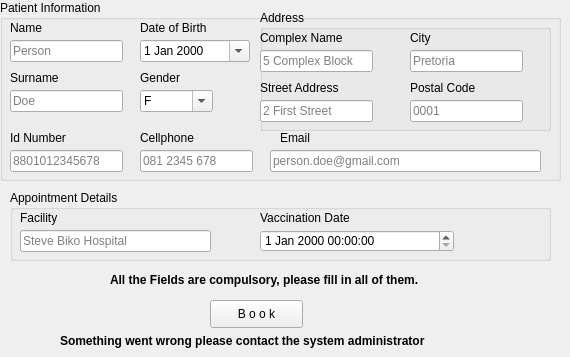
<?xml version="1.0" encoding="UTF-8"?>
<ui version="4.0">
 <class>PatientRegistrationPage</class>
 <widget class="QWidget" name="PatientRegistrationPage">
  <property name="geometry">
   <rect>
    <x>0</x>
    <y>0</y>
    <width>570</width>
    <height>357</height>
   </rect>
  </property>
  <property name="windowTitle">
   <string>Electronic Vaccination Data System</string>
  </property>
  <widget class="QGroupBox" name="groupBox">
   <property name="geometry">
    <rect>
     <x>0</x>
     <y>0</y>
     <width>561</width>
     <height>181</height>
    </rect>
   </property>
   <property name="font">
    <font>
     <weight>50</weight>
     <bold>false</bold>
    </font>
   </property>
   <property name="title">
    <string>Patient Information</string>
   </property>
   <widget class="QLabel" name="label">
    <property name="geometry">
     <rect>
      <x>10</x>
      <y>20</y>
      <width>41</width>
      <height>16</height>
     </rect>
    </property>
    <property name="text">
     <string>Name</string>
    </property>
   </widget>
   <widget class="QLineEdit" name="et_ptntName">
    <property name="geometry">
     <rect>
      <x>10</x>
      <y>40</y>
      <width>113</width>
      <height>22</height>
     </rect>
    </property>
    <property name="placeholderText">
     <string>Person</string>
    </property>
   </widget>
   <widget class="QLabel" name="label_2">
    <property name="geometry">
     <rect>
      <x>10</x>
      <y>70</y>
      <width>55</width>
      <height>16</height>
     </rect>
    </property>
    <property name="text">
     <string>Surname</string>
    </property>
   </widget>
   <widget class="QLineEdit" name="et_ptntSurname">
    <property name="geometry">
     <rect>
      <x>10</x>
      <y>90</y>
      <width>113</width>
      <height>22</height>
     </rect>
    </property>
    <property name="placeholderText">
     <string>Doe</string>
    </property>
   </widget>
   <widget class="QLabel" name="label_3">
    <property name="geometry">
     <rect>
      <x>10</x>
      <y>130</y>
      <width>71</width>
      <height>16</height>
     </rect>
    </property>
    <property name="text">
     <string>Id Number</string>
    </property>
   </widget>
   <widget class="QLineEdit" name="et_ptntId">
    <property name="geometry">
     <rect>
      <x>10</x>
      <y>150</y>
      <width>113</width>
      <height>22</height>
     </rect>
    </property>
    <property name="placeholderText">
     <string>8801012345678</string>
    </property>
   </widget>
   <widget class="QDateEdit" name="dt_DOB">
    <property name="geometry">
     <rect>
      <x>140</x>
      <y>40</y>
      <width>110</width>
      <height>22</height>
     </rect>
    </property>
    <property name="calendarPopup">
     <bool>true</bool>
    </property>
   </widget>
   <widget class="QLabel" name="label_4">
    <property name="geometry">
     <rect>
      <x>140</x>
      <y>20</y>
      <width>71</width>
      <height>16</height>
     </rect>
    </property>
    <property name="text">
     <string>Date of Birth</string>
    </property>
   </widget>
   <widget class="QComboBox" name="cmb_gender">
    <property name="geometry">
     <rect>
      <x>140</x>
      <y>90</y>
      <width>73</width>
      <height>22</height>
     </rect>
    </property>
    <property name="editable">
     <bool>true</bool>
    </property>
    <property name="currentText">
     <string>F</string>
    </property>
    <property name="maxVisibleItems">
     <number>3</number>
    </property>
    <item>
     <property name="text">
      <string>F</string>
     </property>
    </item>
    <item>
     <property name="text">
      <string>M</string>
     </property>
    </item>
    <item>
     <property name="text">
      <string>X</string>
     </property>
    </item>
   </widget>
   <widget class="QLabel" name="label_5">
    <property name="geometry">
     <rect>
      <x>140</x>
      <y>70</y>
      <width>55</width>
      <height>16</height>
     </rect>
    </property>
    <property name="text">
     <string>Gender</string>
    </property>
   </widget>
   <widget class="QLineEdit" name="et_ptntCell">
    <property name="geometry">
     <rect>
      <x>140</x>
      <y>150</y>
      <width>113</width>
      <height>22</height>
     </rect>
    </property>
    <property name="placeholderText">
     <string>081 2345 678</string>
    </property>
   </widget>
   <widget class="QLabel" name="label_6">
    <property name="geometry">
     <rect>
      <x>140</x>
      <y>130</y>
      <width>55</width>
      <height>16</height>
     </rect>
    </property>
    <property name="text">
     <string>Cellphone</string>
    </property>
   </widget>
   <widget class="QGroupBox" name="groupBox_3">
    <property name="geometry">
     <rect>
      <x>260</x>
      <y>10</y>
      <width>291</width>
      <height>121</height>
     </rect>
    </property>
    <property name="title">
     <string>Address</string>
    </property>
    <widget class="QLabel" name="label_7">
     <property name="geometry">
      <rect>
       <x>0</x>
       <y>20</y>
       <width>91</width>
       <height>16</height>
      </rect>
     </property>
     <property name="text">
      <string>Complex Name</string>
     </property>
    </widget>
    <widget class="QLabel" name="label_8">
     <property name="geometry">
      <rect>
       <x>0</x>
       <y>70</y>
       <width>91</width>
       <height>16</height>
      </rect>
     </property>
     <property name="text">
      <string>Street Address</string>
     </property>
    </widget>
    <widget class="QLabel" name="label_9">
     <property name="geometry">
      <rect>
       <x>150</x>
       <y>20</y>
       <width>55</width>
       <height>16</height>
      </rect>
     </property>
     <property name="text">
      <string>City</string>
     </property>
    </widget>
    <widget class="QLabel" name="label_10">
     <property name="geometry">
      <rect>
       <x>150</x>
       <y>70</y>
       <width>71</width>
       <height>16</height>
      </rect>
     </property>
     <property name="text">
      <string>Postal Code</string>
     </property>
    </widget>
    <widget class="QLineEdit" name="et_addLn1">
     <property name="geometry">
      <rect>
       <x>0</x>
       <y>40</y>
       <width>113</width>
       <height>22</height>
      </rect>
     </property>
     <property name="placeholderText">
      <string>5 Complex Block</string>
     </property>
    </widget>
    <widget class="QLineEdit" name="et_city">
     <property name="geometry">
      <rect>
       <x>150</x>
       <y>40</y>
       <width>113</width>
       <height>22</height>
      </rect>
     </property>
     <property name="placeholderText">
      <string>Pretoria</string>
     </property>
    </widget>
    <widget class="QLineEdit" name="et_addLn2">
     <property name="geometry">
      <rect>
       <x>0</x>
       <y>90</y>
       <width>113</width>
       <height>22</height>
      </rect>
     </property>
     <property name="placeholderText">
      <string>2 First Street</string>
     </property>
    </widget>
    <widget class="QLineEdit" name="et_postal">
     <property name="geometry">
      <rect>
       <x>150</x>
       <y>90</y>
       <width>113</width>
       <height>22</height>
      </rect>
     </property>
     <property name="placeholderText">
      <string>0001</string>
     </property>
    </widget>
   </widget>
   <widget class="QLabel" name="label_11">
    <property name="geometry">
     <rect>
      <x>280</x>
      <y>130</y>
      <width>55</width>
      <height>16</height>
     </rect>
    </property>
    <property name="text">
     <string>Email</string>
    </property>
   </widget>
   <widget class="QLineEdit" name="et_ptntEmail">
    <property name="geometry">
     <rect>
      <x>270</x>
      <y>150</y>
      <width>271</width>
      <height>22</height>
     </rect>
    </property>
    <property name="placeholderText">
     <string>person.doe@gmail.com</string>
    </property>
   </widget>
  </widget>
  <widget class="QGroupBox" name="groupBox_2">
   <property name="geometry">
    <rect>
     <x>10</x>
     <y>190</y>
     <width>541</width>
     <height>71</height>
    </rect>
   </property>
   <property name="title">
    <string>Appointment Details</string>
   </property>
   <widget class="QLabel" name="label_12">
    <property name="geometry">
     <rect>
      <x>10</x>
      <y>20</y>
      <width>55</width>
      <height>16</height>
     </rect>
    </property>
    <property name="text">
     <string>Facility</string>
    </property>
   </widget>
   <widget class="QLabel" name="label_13">
    <property name="geometry">
     <rect>
      <x>250</x>
      <y>20</y>
      <width>111</width>
      <height>16</height>
     </rect>
    </property>
    <property name="text">
     <string>Vaccination Date</string>
    </property>
   </widget>
   <widget class="QLineEdit" name="et_facility">
    <property name="geometry">
     <rect>
      <x>10</x>
      <y>40</y>
      <width>191</width>
      <height>22</height>
     </rect>
    </property>
    <property name="placeholderText">
     <string>Steve Biko Hospital</string>
    </property>
   </widget>
   <widget class="QDateTimeEdit" name="dt_vaxdate">
    <property name="geometry">
     <rect>
      <x>250</x>
      <y>40</y>
      <width>194</width>
      <height>22</height>
     </rect>
    </property>
   </widget>
  </widget>
  <widget class="QPushButton" name="btn_ptntRegSubmit">
   <property name="geometry">
    <rect>
     <x>210</x>
     <y>300</y>
     <width>93</width>
     <height>28</height>
    </rect>
   </property>
   <property name="font">
    <font>
     <weight>50</weight>
     <bold>false</bold>
    </font>
   </property>
   <property name="text">
    <string>B o o k</string>
   </property>
  </widget>
  <widget class="QLabel" name="lb_missingnfo">
   <property name="geometry">
    <rect>
     <x>110</x>
     <y>270</y>
     <width>361</width>
     <height>20</height>
    </rect>
   </property>
   <property name="font">
    <font>
     <weight>75</weight>
     <bold>true</bold>
    </font>
   </property>
   <property name="text">
    <string>All the Fields are compulsory, please fill in all of them.</string>
   </property>
  </widget>
  <widget class="QLabel" name="lb_ptntRegErr">
   <property name="geometry">
    <rect>
     <x>60</x>
     <y>330</y>
     <width>421</width>
     <height>21</height>
    </rect>
   </property>
   <property name="font">
    <font>
     <weight>75</weight>
     <bold>true</bold>
    </font>
   </property>
   <property name="text">
    <string>Something went wrong please contact the system administrator</string>
   </property>
  </widget>
 </widget>
 <resources/>
 <connections/>
</ui>
